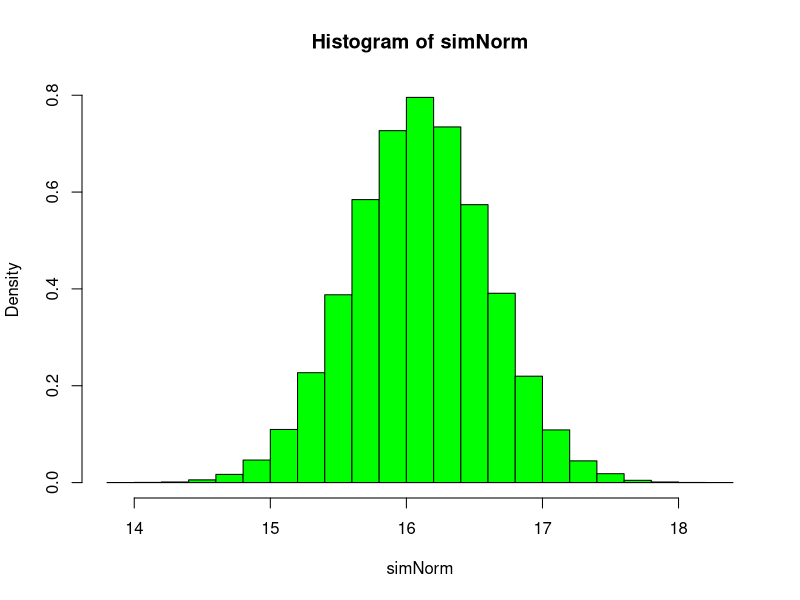
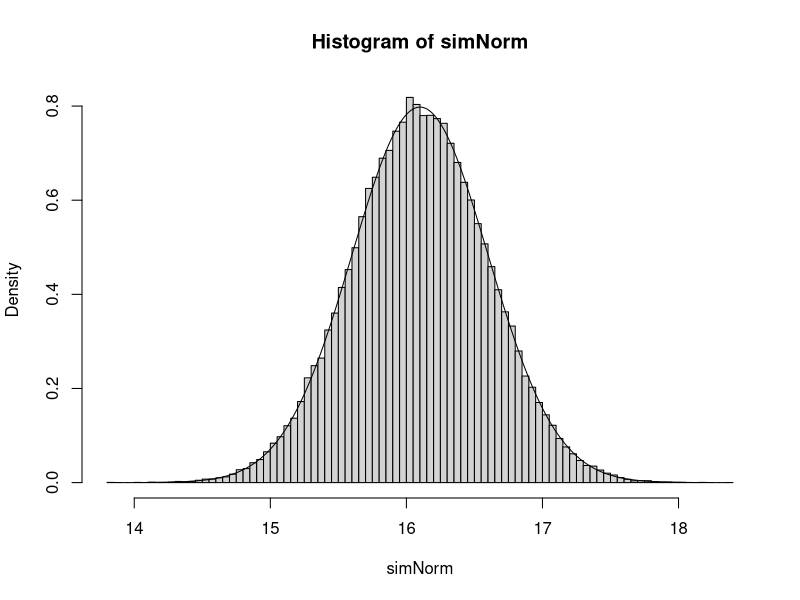

These charts were generated, in order, by the following R code:
## ---- chunk 1
knitr::opts_chunk$set(echo = TRUE)
## ---- chunk 2
sampleSpace<- expand.grid( die1= 1:6, die2= 1:6, die3 = 1:6)
## ---- chunk 3
lengths(sampleSpace)
## ---- chunk 4
ind <- sampleSpace$die1 == 4
length(ind)
sampleSpace[ind,]
lengths(sampleSpace[ind,])
## ---- chunk 5
ind2<- abs(sampleSpace$die1 -sampleSpace$die2) <=2 & 
        abs(sampleSpace$die2 -sampleSpace$die3) <=2
## ---- chunk 6
lengths(sampleSpace[ind2,])
A<- 100/216
A
## ---- chunk 7
pbinom(0,3,2 /50)

## ---- chunk 8
1-pbinom(4, 200,.05, lower.tail = TRUE)
1-ppois(4,10)
## ---- chunk 9
c(
  pnorm(0),
  qnorm(0.5),
  pnorm(100, mean =100, sd=10),
  pnorm(100, mean =100, sd=5)
)
## ---- chunk 10
rnorm(3)
rnorm(3)
## ---- chunk 11
set.seed(530)
rnorm(3)
set.seed(530)
rnorm(3)
## ---- chunk 12
simNorm<-rnorm(100000,mean=16.1, sd=.5)
quantile(simNorm,probs=c(.10,.90))
## ---- chunk 13
hist( simNorm, probability=TRUE, col="green")
## ---- chunk 14

xValues<- seq( 16.1 - 4*.5, 16.1 + 4*.5, length.out=250 )
pdf<- dnorm( xValues, mean=16.1, sd=.5)
hist(simNorm,breaks=150,freq=FALSE)
lines(xValues,pdf)
